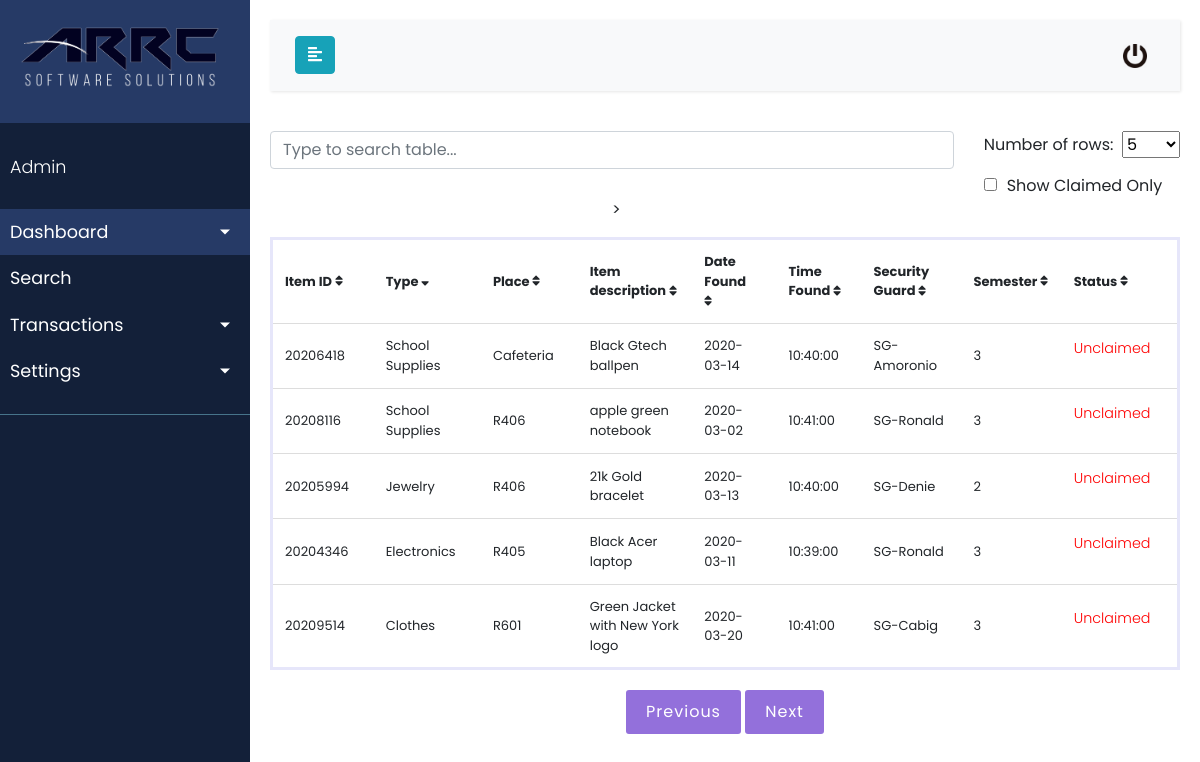
The page /ARRC_LAFS/search.php?column=item_Type&order=desc (signed in) on the database its author committed.
### tables this page shows
CREATE TABLE `tb_item` (
  `item_ID` int(11) NOT NULL,
  `item_Type` varchar(100) NOT NULL,
  `item_place` varchar(100) NOT NULL,
  `item_desc` varchar(100) NOT NULL,
  `item_dateFound` date NOT NULL,
  `item_timeFound` time NOT NULL,
  `item_dateClaimed` date NOT NULL,
  `item_timeClaimed` time NOT NULL,
  `item_security` varchar(100) NOT NULL,
  `item_semester` varchar(10) NOT NULL,
  `claimant_ID` int(11) NOT NULL,
  `item_status` tinyint(1) NOT NULL
);

### ARRC_LAFS/search.php (the view, shortened to what this page needs)
<!DOCTYPE html>
<html>
<head>
    <link rel="stylesheet" href="https://use.fontawesome.com/releases/v5.3.1/css/all.css">
    <link rel="stylesheet" href="https://stackpath.bootstrapcdn.com/bootstrap/4.1.0/css/bootstrap.min.css">
    <link rel="stylesheet" href="style2.css">
</head>
<body>
    <div class="wrapper">
        <nav id="sidebar">
            <div class="sidebar-header">
                <h3><a href="admin_page.php"><img src="ARRC.png" alt="logo" width=200 height=75 ></a></h3>
            </div>
            <ul class="list-unstyled components">
                <p>Admin</p>
                <li class="active">
                    <a href="#homeSubmenu" data-toggle="collapse" aria-expanded="false" class="dropdown-toggle">Dashboard</a>
                </li>
                <li>
                    <a href="#">Search</a>
                </li>
                <li>
                    <a href="#pageSubmenu" data-toggle="collapse" aria-expanded="false" class="dropdown-toggle">Transactions</a>
                </li>
                <li>
                    <a href="#pageSubmenu2" data-toggle="collapse" aria-expanded="false" class="dropdown-toggle">Settings</a>
                </li>
            </ul>
        </nav>
        <div id="content">
            <nav class="navbar navbar-expand-lg navbar-light bg-light">
                <div class="container-fluid">
                    <button type="button" id="sidebarCollapse" class="btn btn-info">
                        <i class="fas fa-align-left"></i>
                    </button>
                    <div class="collapse navbar-collapse" id="navbarSupportedContent">
                        <ul class="nav navbar-nav ml-auto">
                            <li class="nav-item active">
                                <a class="nav-link" href="\MyProjects\ARCprojects\ARRCLogin\logout.php" name=logout onclick="return confirm('Are you sure to logout?');"><img src="logoutbtn.png" alt="icon" width=24 height=24 style="margin-right:"></a>
                            </li>
                        </ul>
                    </div>
                </div>
            </nav>
                <div class="goleft">
                <input type="search" class="form-control pull-right" style="width:200%; margin-bottom: 20%;" id="search" placeholder="Type to search table..."/>
                </div>
                <form method="post" action="search.php" id="form">
                    <div class="goright">
                        <span class="paginationtextfield">Number of rows:</span>&nbsp;
                        <select id="num_rows" name="num_rows">
                            <?php
                            $numrows_arr = array("5","10","25","50","100","250","500","1000");
                            foreach($numrows_arr as $nrow){
                                if(isset($_POST['num_rows']) && $_POST['num_rows'] == $nrow){
                                    echo '<option value="'.$nrow.'" selected="selected">'.$nrow.'</option>';
                                }else{
                                    echo '<option value="'.$nrow.'">'.$nrow.'</option>';
                                }
                            }
                            ?>
                        </select>
                        <div>
                            <input style='margin-top: 20px; margin-right:10px' type="checkbox" autocomplete="off" id="read" name="checks" value="0" onchange="this.form.submit()" <?php if (isset($_POST['checks'])){echo "checked='checked'";} ?>/>Show Claimed Only
                        </div>
                    </div>
                <div>
                    <?php
                    $conn = mysqli_connect("localhost", "root", "1234", "db_lafts");
                    $row = 0;
                    $rowperpage = 5;
                    $columns = array('item_ID','item_Type','item_place', 'item_desc', 'item_dateFound', 'item_timeFound', 'item_security', 'item_semester', 'item_status');
                    $column = isset($_GET['column']) && in_array($_GET['column'], $columns) ? $_GET['column'] : $columns[0];
                    $sort_order = isset($_GET['order']) && strtolower($_GET['order']) == 'desc' ? 'DESC' : 'ASC';
                    $sql_query = "SELECT * FROM tb_item";
                    if (empty($_POST['checks'])){
                        $sql_query .= " WHERE item_status = 0 ";
                    }else{
                        $sql_query .= " WHERE item_status = 1 ";
                    }
                    if ($result = $conn->query($sql_query . " ORDER BY " .  $column . ' ' . $sort_order . " LIMIT $row, " . $rowperpage)) {
                        $up_or_down = str_replace(array('ASC','DESC'), array('up','down'), $sort_order);
                        $asc_or_desc = $sort_order == 'ASC' ? 'desc' : 'asc';
                        $add_class = ' class="highlight"';
                        $res = true;
                    ?>
                    <table class="table-responsive-sm" id="myTable">
                        <thead>>
                        <tr>
                            <th><a href="search.php?column=item_ID&order=<?php echo $asc_or_desc; ?>">Item ID <i class="fas fa-sort<?php echo $column == 'item_ID' ? '-' . $up_or_down : ''; ?>"></i></a></th>
                            <th><a href="search.php?column=item_Type&order=<?php echo $asc_or_desc; ?>">Type <i class="fas fa-sort<?php echo $column == 'item_Type' ? '-' . $up_or_down : ''; ?>"></i></a></th>
                            <th><a href="search.php?column=item_place&order=<?php echo $asc_or_desc; ?>">Place <i class="fas fa-sort<?php echo $column == 'item_place' ? '-' . $up_or_down : ''; ?>"></i></a></th>
                            <th><a href="search.php?column=item_desc&order=<?php echo $asc_or_desc; ?>">Item description <i class="fas fa-sort<?php echo $column == 'item_desc' ? '-' . $up_or_down : ''; ?>"></i></a></th>
                            <th style="padding-right:20px"><a href="search.php?column=item_dateFound&order=<?php echo $asc_or_desc; ?>">Date Found <i class="fas fa-sort<?php echo $column == 'item_dateFound' ? '=-' . $up_or_down : ''; ?>"></i></a></th>
                            <th><a href="search.php?column=item_timeFound&order=<?php echo $asc_or_desc; ?>">Time Found <i class="fas fa-sort<?php echo $column == 'item_timeFound' ? '-' . $up_or_down : ''; ?>"></i></a></th>
                            <th><a href="search.php?column=item_security&order=<?php echo $asc_or_desc; ?>">Security Guard <i class="fas fa-sort<?php echo $column == 'item_security' ? '-' . $up_or_down : ''; ?>"></i></a></th>
                            <th><a href="search.php?column=item_semester&order=<?php echo $asc_or_desc; ?>">Semester <i class="fas fa-sort<?php echo $column == 'item_semester' ? '-' . $up_or_down : ''; ?>"></i></a></th>
                            <th><a href="search.php?column=item_status&order=<?php echo $asc_or_desc; ?>">Status <i class="fas fa-sort<?php echo $column == 'item_status' ? '-' . $up_or_down : ''; ?>"></i></a></th>
                        </tr>
                        </thead>
                        <?php while ($row = $result->fetch_assoc()): ?>
                        <tbody>
                        <tr data-href='claim_record.php?item_ID=<?php $_SESSION['itemID'] = $row['item_ID']; echo $_SESSION['itemID']?>'>
                            <td<?php echo $column == 'item_ID' ? $add_class : ''; ?>><?php echo $row['item_ID']; ?></td>
                            <td<?php echo $column == 'item_Type' ? $add_class : ''; ?>><?php echo $row['item_Type']; ?></td>
                            <td<?php echo $column == 'item_place' ? $add_class : ''; ?>><?php echo $row['item_place']; ?></td>
                            <td<?php echo $column == 'item_desc' ? $add_class : ''; ?>><?php echo $row['item_desc']; ?></td>
                            <td<?php echo $column == 'item_dateFound' ? $add_class : ''; ?>><?php echo $row['item_dateFound']; ?></td>
                            <td<?php echo $column == 'item_timeFound' ? $add_class : ''; ?>><?php echo $row['item_timeFound']; ?></td>
                            <td<?php echo $column == 'item_security' ? $add_class : ''; ?>><?php echo $row['item_security']; ?></td>
                            <td<?php echo $column == 'item_semester' ? $add_class : ''; ?>><?php echo $row['item_semester']; ?></td>
                            <td<?php echo $column == 'item_status' ? $add_class : ''; ?>><?php if ($row['item_status'] == 0){$res = false; echo '<p style="color:red">';}else{$res=true; echo '<p style="color:blue">';}echo $converted_res = $res ? 'Claimed' : 'Unclaimed';?></td>
                        </tr>
                        </tbody>
                        <?php endwhile; ?>
                    </table>
                </div>
                <div style="margin-top:20px" id="div_pagination">
                        <input type="submit" class="button" name="but_prev" value="Previous">
                        <input type="submit" class="button" name="but_next" id="nxt" value="Next">
                </div>
                </form>
        </div>
    </div>
</body>
</html>
<?php
}
?>

### ARRC_LAFS/style2.css (style rules this page uses)
body { font-family: 'Poppins', sans-serif; background: #ffffff; }
p { font-family: 'Poppins', sans-serif; font-size: 1.1em; font-weight: 300; line-height: 1.7em; color: #ffffff; }
th { width: 20px; }
a, a:hover, a:focus { color: inherit; text-decoration: none; transition: all 0.3s; }
.navbar { padding: 15px 10px; background: #ffffff; border: none; border-radius: 0; margin-bottom: 40px; box-shadow: 1px 1px 3px rgba(0, 0, 0, 0.1); }
.wrapper { display: flex; width: 100%; align-items: stretch; }
#sidebar { min-width: 250px; max-width: 250px; background: #132039; color: #fff; transition: all 0.3s; }
#sidebar .sidebar-header { padding: 20px; background: #263A66 ; }
#sidebar ul.components { padding: 20px 0; border-bottom: 1px solid #47748b; }
#sidebar ul p { color: #fff; padding: 10px; }
#sidebar ul li a { padding: 10px; font-size: 1.1em; display: block; }
#sidebar ul li.active>a, a[aria-expanded="true"] { color: #fff; background: #263A66 ; }
a[data-toggle="collapse"] { position: relative; }
.dropdown-toggle::after { display: block; position: absolute; top: 50%; right: 20px; transform: translateY(-50%); }
#content { width: 100%; padding: 20px; min-height: 100vh; transition: all 0.3s; }
.h1, .h2, .h3, .h4, .h5, .h6, h1, h2, h3, h4, h5, h6 { margin-bottom: .5rem; font-weight: 400; line-height: 1.2; }
.goright { margin-left: 40%; float:right; }
.goleft { float:left; }
[data-href] { cursor: pointer; }

### ARRC_LAFS/search.php (style rules this page uses)
#myTable { border-collapse: collapse; width: 100%; font-size: 13px; border:3px solid lavender; }
#myTable th, #myTable td { text-align: left; padding: 12px; }
#myTable tr { border-bottom: 1px solid #ddd; }
#div_pagination { width:100%; margin-top:5px; text-align:center; }
.button { border-radius:3px; border:0px; background-color:mediumpurple; color:white; padding:10px 20px; letter-spacing: 1px; }

### rows shown on the page
tb_item: item_ID "20206418", item_Type "School Supplies", item_place "Cafeteria", item_desc "Black Gtech ballpen", item_dateFound "2020-03-14", item_timeFound "10:40:00", item_security "SG-Amoronio", item_semester "3", item_status "Unclaimed"
tb_item: item_ID "20208116", item_Type "School Supplies", item_place "R406", item_desc "apple green notebook", item_dateFound "2020-03-02", item_timeFound "10:41:00", item_security "SG-Ronald", item_semester "3", item_status "Unclaimed"
tb_item: item_ID "20205994", item_Type "Jewelry", item_place "R406", item_desc "21k Gold bracelet", item_dateFound "2020-03-13", item_timeFound "10:40:00", item_security "SG-Denie", item_semester "2", item_status "Unclaimed"
tb_item: item_ID "20204346", item_Type "Electronics", item_place "R405", item_desc "Black Acer laptop", item_dateFound "2020-03-11", item_timeFound "10:39:00", item_security "SG-Ronald", item_semester "3", item_status "Unclaimed"
tb_item: item_ID "20209514", item_Type "Clothes", item_place "R601", item_desc "Green Jacket with New York logo", item_dateFound "2020-03-20", item_timeFound "10:41:00", item_security "SG-Cabig", item_semester "3", item_status "Unclaimed"

### other values the page prints
form field num_rows "5"
